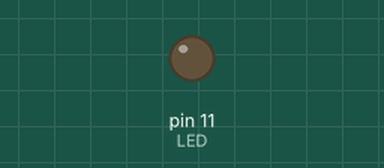
This sketch was run on a simulated Arduino Uno, built with avr-gcc and run on an emulated ATmega328P. Shown: output pins drawn as LEDs (lit = HIGH).

Above: at 0.15 s.
Timing chart, 0 to 40.0 s (numbered marks = the images above):
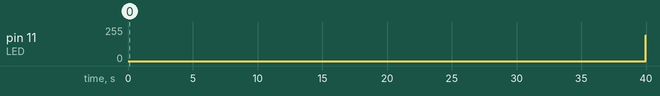

The sketch:

3_Fade.ino
```cpp
const int LED = 11;

void setup()
{
  pinMode(LED, OUTPUT);

}

void loop()
{
  for(int i = 0; i < 255; i++)
  {

    analogWrite(LED, i);
    delay(5);
  }
  for(int i = 255; i>=0; i--)
  {
    analogWrite(LED, i);
    delay(5);
  }

}
```

Measured:
- by itself, pin 11 (LED): 0/255 → 194/255 at 40.0 s
